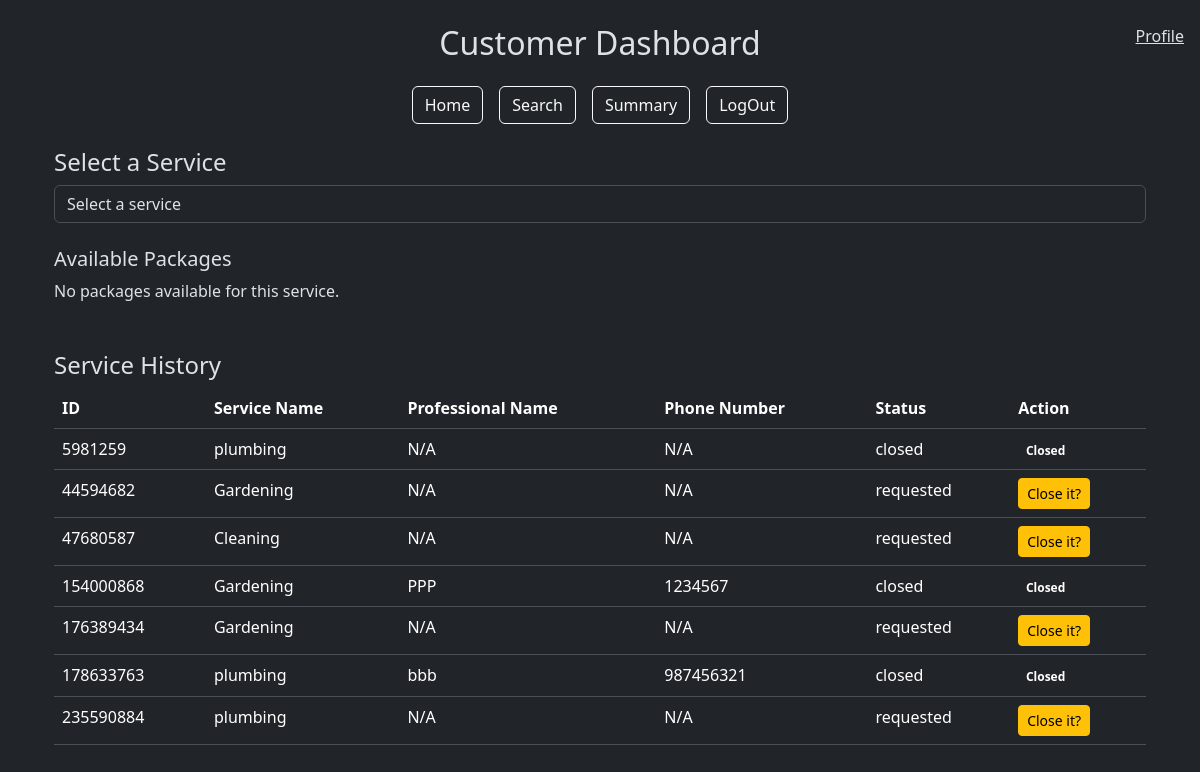
Page /customer_dashboard (signed in) on the earlier database version.
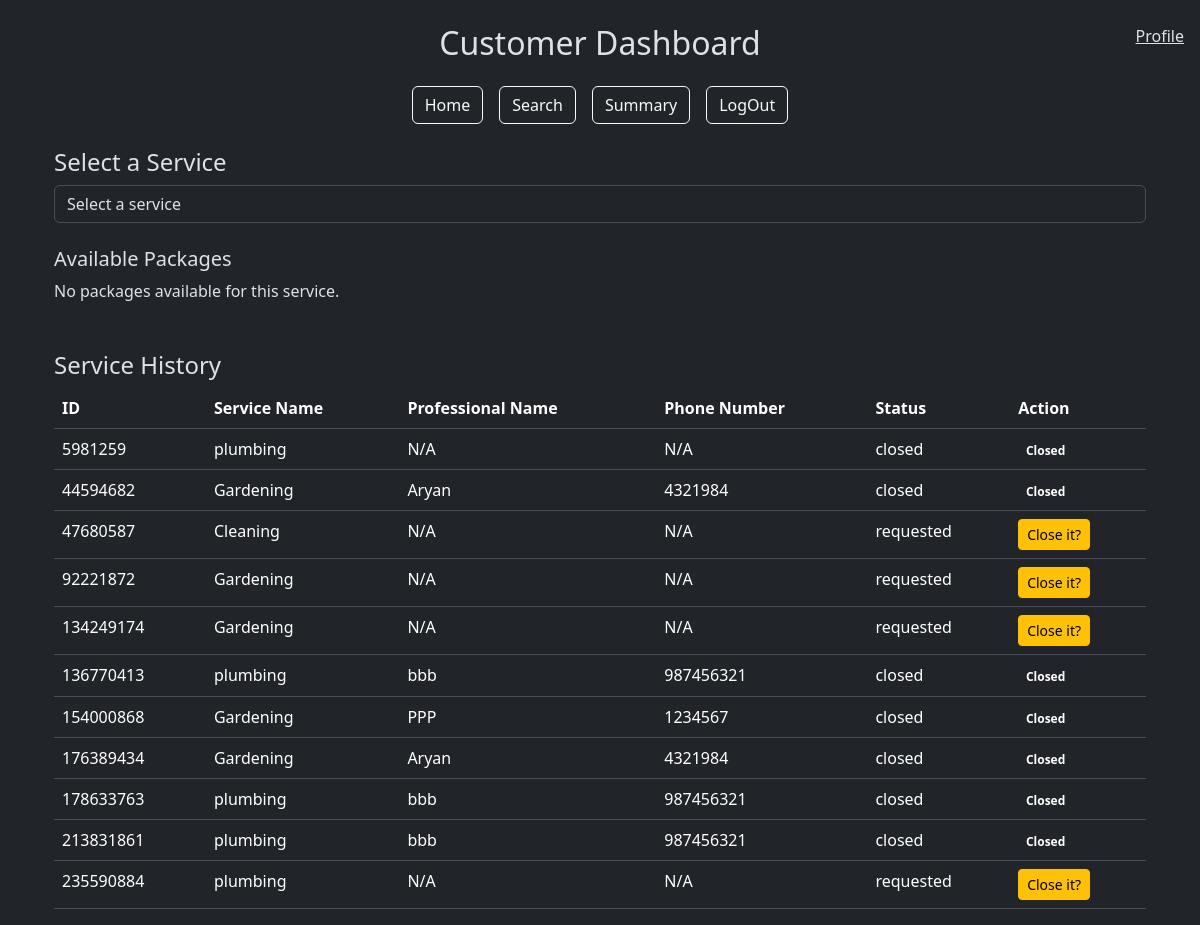
Same page on the later database version.
### models.py (models this page shows)
class User(db.Model):
    __tablename__ = "user"
    id = db.Column(db.Integer, primary_key=True)
    username = db.Column(db.String(80), unique=True, nullable=False)
    passhash = db.Column(db.String(80), nullable=False)
    name = db.Column(db.String(80), nullable=False)
    role = db.Column(db.String(20), nullable=False)
    is_blocked = db.Column(db.Boolean, default=False, nullable=False)
    professional = db.relationship('Professional', backref='user', lazy=True)
    customer = db.relationship('Customer', backref='user', lazy=True)

class ServiceRequest(db.Model):
    __tablename__ = 'service_request'
    id = db.Column(db.Integer, primary_key=True)
    customer_id = db.Column(db.Integer, db.ForeignKey('customer.id'), nullable=False)  # Reference to Customer
    professional_id = db.Column(db.Integer, db.ForeignKey('professional.id'), nullable=True)  # Reference to Professional
    service_id = db.Column(db.Integer, db.ForeignKey('service.id'), nullable=False)
    date_of_request = db.Column(db.DateTime, default=datetime.utcnow, nullable=False)
    date_of_completion = db.Column(db.DateTime, nullable=True)
    status = db.Column(db.String(20), default='requested', nullable=False)
    rating = db.Column(db.Integer, nullable=True)
    remarks = db.Column(db.Text, nullable=True)
    rejected_by = db.Column(MutableList.as_mutable(JSON), default=[])
    customer = db.relationship('Customer', back_populates='service_requests')
    service = db.relationship('Service', back_populates='service_requests')
    professional = db.relationship('Professional', back_populates='service_requests')
    review = db.relationship('Review', back_populates='service_request', lazy=True)

class Service(db.Model):
    __tablename__ = 'service'
    id = db.Column(db.Integer, primary_key=True)
    service_name = db.Column(db.String(80), unique=False, nullable=False)
    description = db.Column(db.Text, nullable=False)
    price = db.Column(db.Float, nullable=False)
    time_required = db.Column(db.Integer, nullable=False)
    service_requests = db.relationship('ServiceRequest', back_populates='service', lazy=True)

class Professional(db.Model):
    __tablename__ = 'professional'
    id = db.Column(db.Integer, db.ForeignKey('user.id'), primary_key=True)
    date_created = db.Column(db.DateTime, default=datetime.utcnow, nullable=False)
    service_id = db.Column(db.Integer, db.ForeignKey('service.id'), nullable=True)
    contact = db.Column(db.String(10), nullable=False)
    experience = db.Column(db.Float, nullable=False)
    description = db.Column(db.Text, nullable=True)
    service_name = db.Column(db.Text(80),db.ForeignKey('service.service_name'), nullable=False)
    rating = db.Column(db.Float, nullable=True)
    address = db.Column(db.Text, nullable=False)
    pincode = db.Column(db.String(6), nullable=False)
    available = db.Column(db.Boolean, default=True, nullable=False)
    document = db.Column(db.String(200))
    verified = db.Column(db.Boolean, default=False, nullable=False)
    service_requests = db.relationship('ServiceRequest', back_populates='professional', lazy=True)

### app.py (the view)
@app.route('/customer_dashboard')
def customer_dashboard():
    user_id = session['user_id']
    customer = Customer.query.get(user_id)
    services =  db.session.query(Service.service_name).distinct().all()
    user = User.query.get(user_id)
    service_requests = ServiceRequest.query.filter_by(customer_id=user_id).all()
    return render_template('customer_dashboard.html',service_requests=service_requests,user=user, customer=customer, services=services)

### templates/customer_dashboard.html (shortened to what this page needs)
{% extends "layout.html" %} {% block title %}Customer Dashboard{% endblock %} {%
block content %}
<div class="container mt-4">
  {% if customer.user.is_blocked %}
  <div class="alert alert-danger" role="alert">
    Your account is blocked. Please contact the admin.
  </div>
  {% else %}
  <span class="navbar-text position-fixed top-0 end-0 m-3">
    <a href="">Profile</a>
  </span>
  <div class="my-4">
    <h4>Select a Service</h4>
    <form method="POST" action="{{ url_for('select_service') }}">
      <div class="form-group">
        <select
          class="form-control"
          name="service_name"
          onchange="this.form.submit()"
          required
        >
          <option value="" disabled selected>Select a service</option>
        </select>
      </div>
    </form>
    <div id="packageDisplay" class="mt-4">
      <h5>Available Packages</h5>
      <div id="packageList">
        {% if packages %} {% for pkg in packages %}
        <div class="card mb-3">
          <div class="card-body">
            <h5 class="card-title">{{ pkg.service_name }}</h5>
            <p class="card-text">{{ pkg.description }}</p>
            <p><strong>Price:</strong> {{ pkg.price }}</p>
            <form
              method="POST"
              action="{{ url_for('book_service', package_id=pkg.id) }}"
            >
              <button type="submit" class="btn btn-primary">Book</button>
            </form>
          </div>
        </div>
        {% endfor %} {% else %}
        <p>No packages available for this service.</p>
        {% endif %}
      </div>
    </div>
  </div>
  <div class="mt-5">
    <h4>Service History</h4>
    <div class="table-responsive">
      <table class="table">
        <thead>
          <tr>
            <th>ID</th>
            <th>Service Name</th>
            <th>Professional Name</th>
            <th>Phone Number</th>
            <th>Status</th>
            <th>Action</th>
          </tr>
        </thead>
        <tbody>
          {% for service_request in service_requests %}
          <tr>
            <td>{{ service_request.id }}</td>
            <td>{{ service_request.service.service_name }}</td>
            <td>
              {{ service_request.professional.user.name if
              service_request.professional else 'N/A' }}
            </td>
            <td>
              {{ service_request.professional.contact if
              service_request.professional else 'N/A' }}
            </td>
            <td>{{ service_request.status }}</td>
            <td>
              {% if service_request.status == 'closed' %}
              <span class="badge badge-success">Closed</span>
              {% else %}
              <button
                type="button"
                class="btn btn-warning btn-sm"
                data-toggle="modal"
                data-target="#viewModal"
                onclick="showModal('{{ service_request.id }}', '{{ service_request.date_of_request }}', '{{ service_request.status }}', '{{ service_request.remarks }}', '{{ service_request.rating }}')"
              >
                Close it?
              </button>
              {% endif %}
            </td>
          </tr>
          {% endfor %}
        </tbody>
      </table>
    </div>
  </div>
  {% endif %}
</div>
{% endblock %}

### templates/layout.html (shortened to what this page needs)
<!DOCTYPE html>
<html lang="en">
  <head>
    <link
      href="https://cdn.jsdelivr.net/npm/bootstrap@5.3.3/dist/css/bootstrap.min.css"
      rel="stylesheet"
    />
  </head>
  <body data-bs-theme="dark">
    <div class="container mt-4">
      {% if request.endpoint not in ['login', 'register'] and not
      user.is_blocked%}
      <div class="text-center my-4">
        <h2 class="text-capitalize">
          {{ session.get('user_role') }} Dashboard
        </h2>
      </div>
      <div class="d-flex justify-content-center mb-4">
        <div class="d-flex flex-row gap-3">
          {% with dashboard_url = session['user_role'] + '_dashboard' %}
          <a href="{{ url_for(dashboard_url) }}" class="btn btn-outline-light"
            >Home</a
          >
          {% endwith %}
          <a href="{{ url_for('search') }}" class="btn btn-outline-light"
            >Search</a
          >
          <a href="{{ url_for('summary') }}" class="btn btn-outline-light"
            >Summary</a
          >
          <a href="{{ url_for('logout') }}" class="btn btn-outline-light"
            >LogOut</a
          >
        </div>
      </div>
      {% endif %}
      {% block content %} {% endblock %}
    </div>
  </body>
</html>

Differences in the rows shown:
changed ServiceRequest id 44594682: professional.user "N/A" → "Aryan"; professional "N/A" → "4321984"; status "requested" → "closed"; status "Close it?" → "Closed"
added ServiceRequest: id "92221872", service.service_name "Gardening", professional.user "N/A", professional "N/A", status "requested"
added ServiceRequest: id "134249174", service.service_name "Gardening", professional.user "N/A", professional "N/A", status "requested"
added ServiceRequest: id "136770413", service.service_name "plumbing", professional.user "bbb", professional "987456321", status "closed", shows "Closed"
changed ServiceRequest id 176389434: professional.user "N/A" → "Aryan"; professional "N/A" → "4321984"; status "requested" → "closed"; status "Close it?" → "Closed"
added ServiceRequest: id "213831861", service.service_name "plumbing", professional.user "bbb", professional "987456321", status "closed", shows "Closed"
